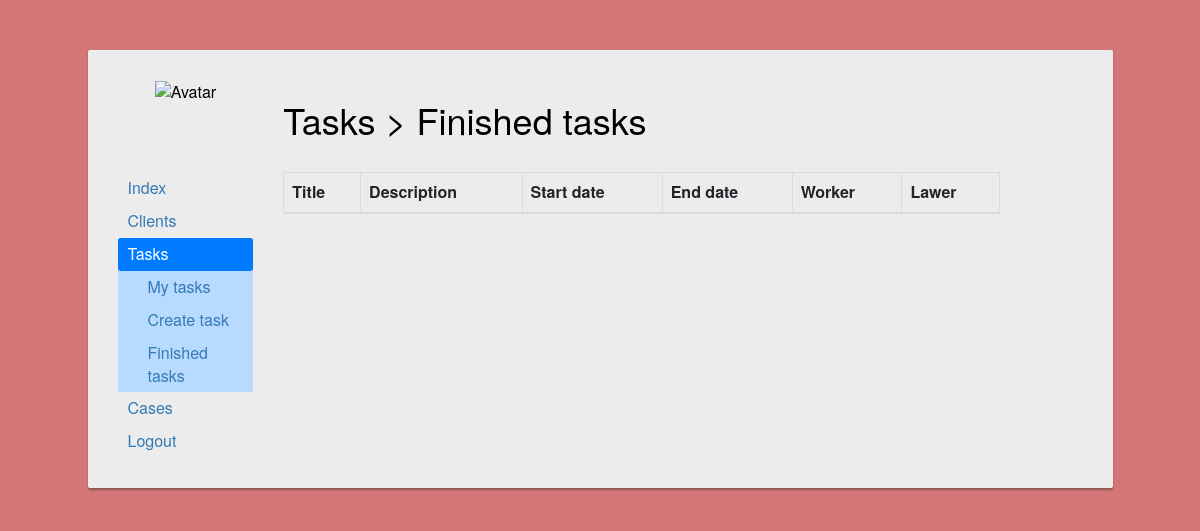
Page /personalArea/Worker/Tasks/finished.php (signed in) on the earlier database version.
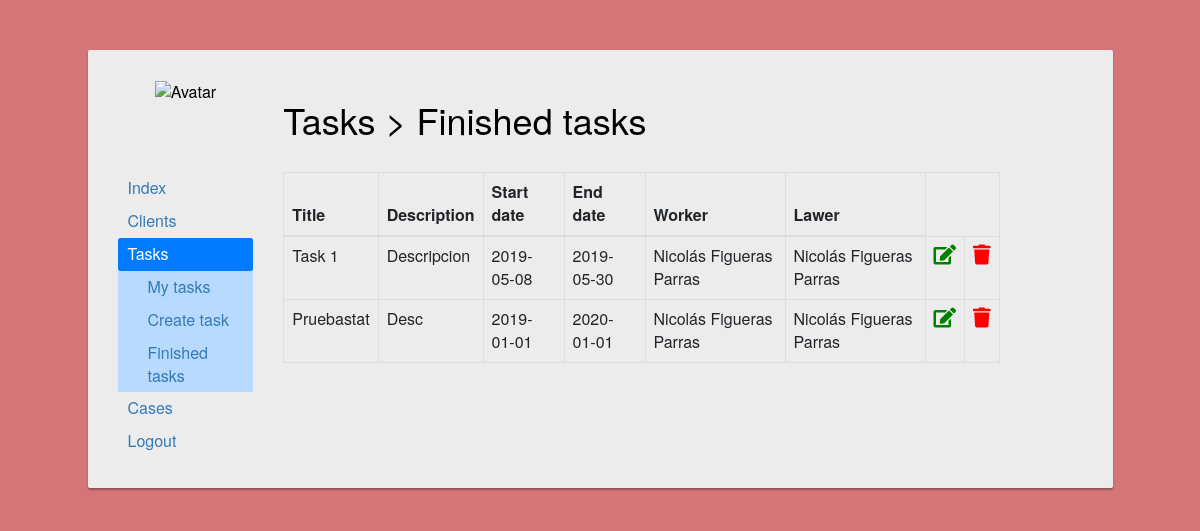
Same page on the later database version.
### tables this page shows
CREATE TABLE `tasks` (
  `task_ID` bigint(20) UNSIGNED NOT NULL,
  `title` varchar(200) NOT NULL,
  `description` varchar(1000) NOT NULL,
  `start_date` date NOT NULL,
  `end_date` date NOT NULL,
  `worker_ID` bigint(20) NOT NULL,
  `lawer_ID` bigint(20) NOT NULL,
  `status` int(1) NOT NULL
);

CREATE TABLE `lawers` (
  `lawer_ID` bigint(20) UNSIGNED NOT NULL,
  `name` varchar(50) NOT NULL,
  `surname` varchar(70) NOT NULL,
  `birth_date` date NOT NULL,
  `phone` int(11) NOT NULL,
  `email` varchar(50) NOT NULL,
  `username` varchar(15) NOT NULL,
  `password` varchar(30) NOT NULL,
  `salary` float NOT NULL
);

CREATE TABLE `workers` (
  `worker_ID` bigint(20) UNSIGNED NOT NULL,
  `name` varchar(30) NOT NULL,
  `surname` varchar(30) NOT NULL,
  `birth_date` date NOT NULL,
  `phone` int(11) NOT NULL,
  `email` varchar(50) NOT NULL,
  `username` varchar(15) NOT NULL,
  `password` varchar(30) NOT NULL,
  `salary` float NOT NULL
);

### personalArea/Worker/Tasks/finished.php (the view, shortened to what this page needs)
<!DOCTYPE html>
<html lang="en">
    <head>
         <link rel="stylesheet" href="https://stackpath.bootstrapcdn.com/bootstrap/4.3.1/css/bootstrap.min.css">
         <link rel="stylesheet" href="https://maxcdn.bootstrapcdn.com/bootstrap/3.3.7/css/bootstrap.min.css">
         <link rel="stylesheet" href="https://maxcdn.bootstrapcdn.com/font-awesome/4.7.0/css/font-awesome.min.css">
         <link rel="stylesheet" href="https://use.fontawesome.com/releases/v5.8.1/css/all.css">
    </head>
    <body>
            <?php
                $db = connectDb();
            ?>
        <div class="container-fluid content">
            <div class="row">
                <div class="col-10 offset-1 insideContainer">
                    <div class="row">
                        <div class="col-2 avatar">
                            <img src="../../../img/iconAvatar.png" alt="Avatar">
                        </div>
                        <div class="col-9">
                            <h1>Tasks > Finished tasks</h1>
                        </div>
                    </div>
                    <br>
                    <div class="row">
                        <div class="col-2">
                                <div class="nav flex-column nav-pills" id="v-pills-tab" role="tablist" aria-orientation="vertical">
                                    <a class='nav-link' href='../index.php'>Index</a>
                                    <a class='nav-link' href='../Clients/'>Clients</a>
                                    <a class='nav-link active' href="../Tasks/">Tasks</a>
                                    <div class="table-primary" style="padding-left: 20px;">
                                        <table>
                                            <tr>
                                                <td>
                                                    <a class='nav-link' href='../Tasks/'>My tasks</a>
                                                </td>
                                            </tr>
                                            <tr>
                                                <td>
                                                    <a class='nav-link' href='create.php'>Create task</a>
                                                </td>
                                            </tr>
                                            <tr>
                                                <td>
                                                    <a class='nav-link' href='finished.php'>Finished tasks</a>
                                                </td>
                                            </tr>
                                        </table>
                                    </div>
                                    <a class="nav-link" href="../Cases/">Cases</a>
                                    <a class="nav-link" href="../../../login/logout.php">Logout</a>
                                </div>
                        </div>
                            <div class="col-9">
                                <?php
                                    $listQuery = mysqli_query($db, "SELECT * FROM tasks");
                                    if($row = mysqli_fetch_array($listQuery)){
                                        echo "<table class='table table-bordered'>";
                                            echo "<thead>";
                                                echo "<tr>";
                                                    echo "<th scope='col'>Title</th>";
                                                    echo "<th scope='col'>Description</th>";
                                                    echo "<th scope='col'>Start date</th>";
                                                    echo "<th scope='col'>End date</th>";
                                                    echo "<th scope='col'>Worker</th>";
                                                    echo "<th scope='col'>Lawer</th>";
                                                echo "</tr>";
                                            echo "</thead>";
                                            do{
                                                if(!$row['status'] == 0){
                                                    echo "<tr>";
                                                        $taskID=$row['task_ID'];
                                                        echo "<td>".$row["title"]."</td>";
                                                        echo "<td>".$row["description"]."</td>";
                                                        echo "<td>".$row["start_date"]."</td>";
                                                        echo "<td>".$row["end_date"]."</td>";
                                                        $lawerName = mysqli_fetch_array(mysqli_query($db, "SELECT * FROM lawers WHERE lawer_ID = '$row[lawer_ID]'"));
                                                        echo "<td>".$lawerName["name"]." ".$lawerName["surname"]."</td>";
                                                        $clientName = mysqli_fetch_array(mysqli_query($db, "SELECT * FROM workers WHERE worker_ID = '$row[worker_ID]'"));
                                                        echo "<td>".$clientName["name"]." ".$clientName["surname"]."</td>";
                                                        echo "<td style='text-align: center'><a href='modify.php?task=$taskID'><i class='fa fa-edit' style='font-size:20px;color:green'></i></a></td>";
                                                        echo "<td style='text-align: center'><a class='delete_button' href='delete.php?task=$taskID'><i class='fa fa-trash' style='font-size:20px;color:red'></i></a></td>";
                                                    echo "</tr>";
                                                }
                                            }while($row = mysqli_fetch_array($listQuery));
                                    }else{
                                        echo "There is no record";
                                    }
                                ?>
                            </div>
                    </div>
                </div>
            </div>
        </div>
    </body>
</html>

### personalArea/Worker/Tasks/finished.php (style rules this page uses)
html, body { overflow-x: hidden; }
body { color: #fff; background: #d47677; }
.content { margin: 0 auto; padding: 50px 0px 300px; }
.insideContainer { color:black; border-radius: 2px; margin-bottom: 15px; font-size: 16px; background: #ececec; box-shadow: 0px 2px 2px rgba(0, 0, 0, 0.3); padding: 30px; position: relative; width:80vw; }
.avatar { text-align: center; }
.avatar img { width: 95px; height: 95px; }

Differences in the rows shown:
now on this page (row edited): tasks: title "Task 1", description "Descripcion", start_date "2019-05-08", end_date "2019-05-30", lawer_ID.name "Nicolás", lawer_ID.surname "Figueras Parras", worker_ID.name "Nicolás", worker_ID.surname "Figueras Parras"
added tasks: title "Pruebastat", description "Desc", start_date "2019-01-01", end_date "2020-01-01", lawer_ID.name "Nicolás", lawer_ID.surname "Figueras Parras", worker_ID.name "Nicolás", worker_ID.surname "Figueras Parras"
